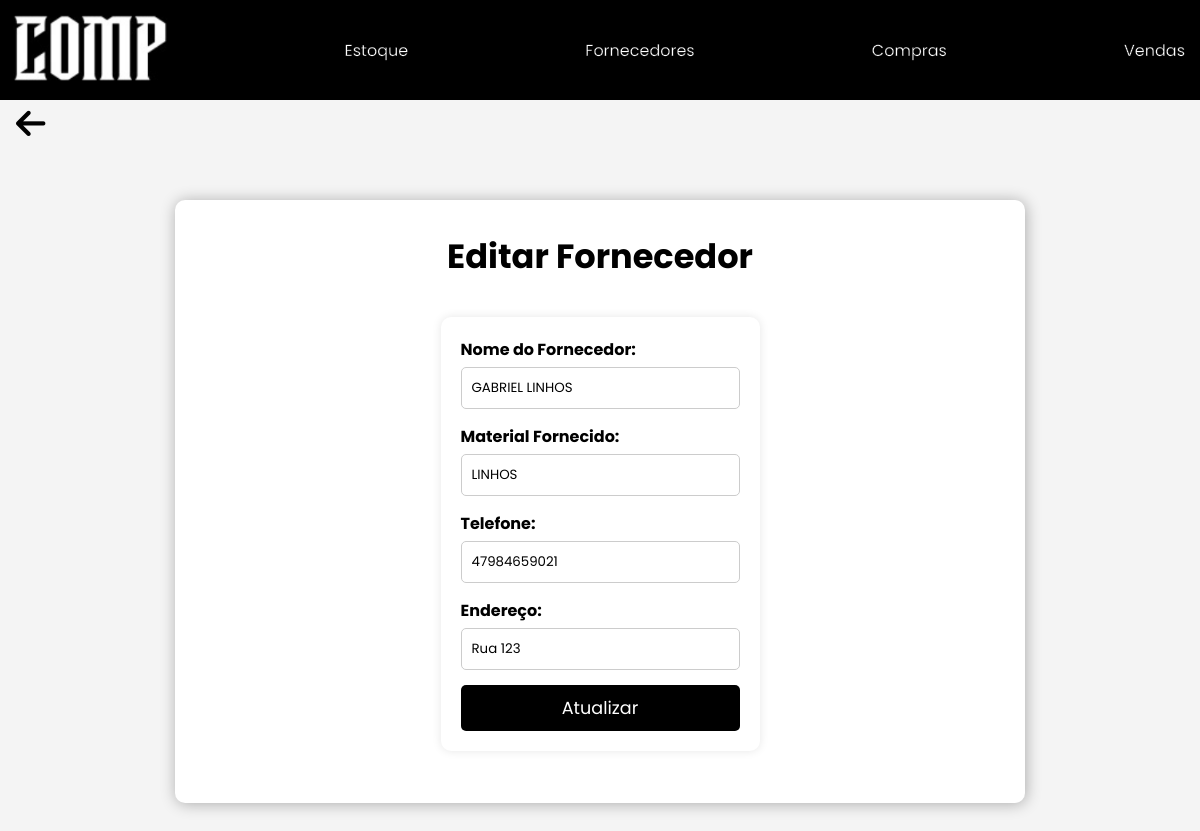
The app's page /editarfornecedor.php?id=1 with its own data.
### tables this page shows
CREATE TABLE `fornecedor` (
  `id_fornecedor` int(11) NOT NULL COMMENT 'Identificador do fornecedor',
  `nome_fornecedor` varchar(50) NOT NULL COMMENT 'Nome do fornecedor',
  `telefone_fornecedor` varchar(30) NOT NULL COMMENT 'Telefone do fornecedor',
  `material_fornecedor` varchar(30) NOT NULL COMMENT 'Material fornecido pelo fornecedor',
  `endereco_fornecedor` varchar(70) NOT NULL COMMENT 'Endereço do fornecedor'
);

### editarfornecedor.php (the view, shortened to what this page needs)
<?php
$conexao = new mysqli("localhost", "root", "", "gerenciador_estoque");
$conexao->set_charset("utf8");
if (isset($_GET['id'])) {
    $id = $_GET['id'];
    $sql = "SELECT * FROM fornecedor WHERE id_fornecedor = $id";
    $result = $conexao->query($sql);
    if ($result->num_rows > 0) {
        $fornecedor = $result->fetch_assoc();
    }
}
?>
<!DOCTYPE html>
<html lang="pt-br">
<head>
    <link rel="stylesheet" href="css/cadastroprodutos.css">
    <link rel="stylesheet" href="https://cdnjs.cloudflare.com/ajax/libs/font-awesome/6.6.0/css/all.min.css">
</head>
<body>
<header>
    <div class="hdr">
        <img class="logo-header" src="./images/comp.png" alt="LOGO" onclick="voltarMenu()">
        <a href="estoque.php">Estoque</a>
        <a href="fornecedores.php">Fornecedores</a>
        <a href="compras.php">Compras</a>
        <a href="vendas.php">Vendas</a>
    </div>
</header>
<div class="botao--voltar">
    <i class="fa-solid fa-arrow-left" onclick="trocarPagina('fornecedores.php')" aria-label="Voltar"></i>
</div>
<main id="container-main">
    <section id="Titulo-Principal"><h1>Editar Fornecedor</h1></section>
    <form method="POST" class="formulario-editar">
        <div class="form-group">
            <label>Nome do Fornecedor:</label>
            <input type="text" name="nome" value="<?php echo $fornecedor['nome_fornecedor']; ?>" required>
        </div>
        <div class="form-group">
            <label>Material Fornecido:</label>
            <input type="text" name="material" value="<?php echo $fornecedor['material_fornecedor']; ?>" required>
        </div>
        <div class="form-group">
            <label>Telefone:</label>
            <input type="text" name="telefone" value="<?php echo $fornecedor['telefone_fornecedor']; ?>" required>
        </div>
        <div class="form-group">
            <label>Endereço:</label>
            <input type="text" name="endereco" value="<?php echo $fornecedor['endereco_fornecedor']; ?>" required>
        </div>
        <button type="submit" name="update" class="botao-salvar">Atualizar</button>
    </form>
</main>
</body>
</html>

### css/cadastroprodutos.css (style rules this page uses)
* { padding: 0; margin: 0; font-family: 'Poppins', sans-serif; box-sizing: border-box; }
body { background-color: #f4f4f4; }
.hdr { background-color: black; height: 100px; display: flex; align-items: center; justify-content: space-between; padding: 0 10px; flex-wrap: wrap; }
.hdr a { color: white; text-decoration: none; margin: 0 5px; -webkit-text-stroke-width: 0.3px; -webkit-text-stroke-color: #000000; }
.logo-header { height: 80px; max-width: 100%; }
.botao--voltar { font-size: 2.1em; margin-left: 16px; cursor: pointer; }
#container-main { background-color: white; max-width: 50vw; width: 850px; max-width: 80%; margin: 50px auto; border-radius: 10px; box-shadow: 1px 1px 15px rgba(0, 0, 0, 0.3); padding: 2rem; display: flex; flex-direction: column; align-items: center; }
#Titulo-Principal { text-align: center; padding-top: 20px; font-family: 'Poppins'; font-size: 1.2em; }

### editarfornecedor.php (style rules this page uses)
* { padding: 0; margin: 0; font-family: 'Poppins', sans-serif; }
body { background-color: #f4f4f4; }
.hdr { background-color: black; height: 100px; display: flex; align-items: center; justify-content: space-between; padding: 0 10px; }
.hdr a { color: white; text-decoration: none; margin: 0 5px; }
.logo-header { height: 80px; }
.botao--voltar { font-size: 2.1em; margin-left: 16px; cursor: pointer; }
#Titulo-Principal { text-align: center; padding-top: 0; font-size: 1.4em; margin-bottom: 15px; }
.formulario-editar { max-width: 600px; margin: 20px auto; padding: 20px; background-color: white; border-radius: 10px; box-shadow: 0 0 10px rgba(0, 0, 0, 0.1); }
.form-group { margin-bottom: 15px; }
.form-group label { display: block; margin-bottom: 5px; font-weight: bold; }
.form-group input, .form-group textarea { width: 100%; padding: 10px; border: 1px solid #ccc; border-radius: 5px; }
.botao-salvar { display: block; width: 100%; padding: 10px; background-color: black; color: white; border: none; border-radius: 5px; cursor: pointer; font-size: 1.1em; }

### records on screen
fornecedor: nome "GABRIEL LINHOS", material "LINHOS", telefone "47984659021", endereco "Rua 123"
